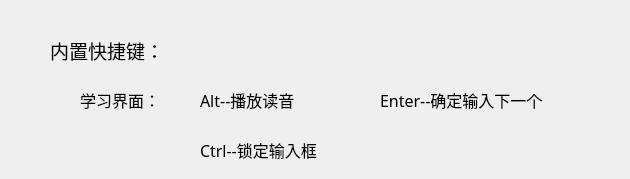
          <widget class="QWidget" name="page_9">
           <property name="styleSheet">
            <string notr="true">#page_9{
background-color:rgb(118,238,198);
}</string>
           </property>
           <widget class="QLabel" name="label_38">
            <property name="geometry">
             <rect>
              <x>50</x>
              <y>30</y>
              <width>131</width>
              <height>40</height>
             </rect>
            </property>
            <property name="font">
             <font>
              <family>宋体</family>
              <pointsize>14</pointsize>
             </font>
            </property>
            <property name="text">
             <string>内置快捷键：</string>
            </property>
           </widget>
           <widget class="QLabel" name="label_41">
            <property name="geometry">
             <rect>
              <x>80</x>
              <y>80</y>
              <width>101</width>
              <height>40</height>
             </rect>
            </property>
            <property name="font">
             <font>
              <family>宋体</family>
              <pointsize>12</pointsize>
             </font>
            </property>
            <property name="text">
             <string>学习界面：</string>
            </property>
           </widget>
           <widget class="QLabel" name="label_42">
            <property name="geometry">
             <rect>
              <x>200</x>
              <y>130</y>
              <width>171</width>
              <height>40</height>
             </rect>
            </property>
            <property name="font">
             <font>
              <family>宋体</family>
              <pointsize>12</pointsize>
             </font>
            </property>
            <property name="text">
             <string>Ctrl--锁定输入框</string>
            </property>
           </widget>
           <widget class="QLabel" name="label_43">
            <property name="geometry">
             <rect>
              <x>380</x>
              <y>80</y>
              <width>241</width>
              <height>40</height>
             </rect>
            </property>
            <property name="font">
             <font>
              <family>宋体</family>
              <pointsize>12</pointsize>
             </font>
            </property>
            <property name="text">
             <string>Enter--确定输入下一个</string>
            </property>
           </widget>
           <widget class="QLabel" name="label_44">
            <property name="geometry">
             <rect>
              <x>200</x>
              <y>80</y>
              <width>151</width>
              <height>40</height>
             </rect>
            </property>
            <property name="font">
             <font>
              <family>宋体</family>
              <pointsize>12</pointsize>
             </font>
            </property>
            <property name="text">
             <string>Alt--播放读音</string>
            </property>
           </widget>
          </widget>
